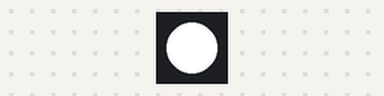
Simulated run of this program. Board: CircuitPython board. Parts: 1 RGB LEDs in strip order, left to right.

Above: at 1.0 s.
At 4.0 s:
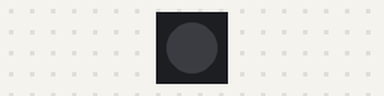
Timing chart, 0 to 7.8 s (numbered marks = the images above):
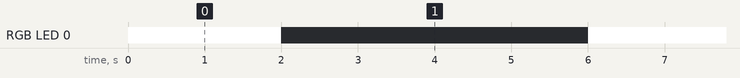

Measured:
- by itself, RGB LED 0: alternates RGB(255, 255, 255) for 2.0 s and off for 4.0 s

The program:

LEDblinkESP32.py
```python
import time
import board
import microcontroller
import neopixel

pixel = neopixel.NeoPixel(board.NEOPIXEL, 1)

while True:
    pixel.fill((255, 255, 255))
    time.sleep(2)
    pixel.fill((0, 0, 0))
    time.sleep(2)
    time.sleep(2)# Write your code here :-)
```
